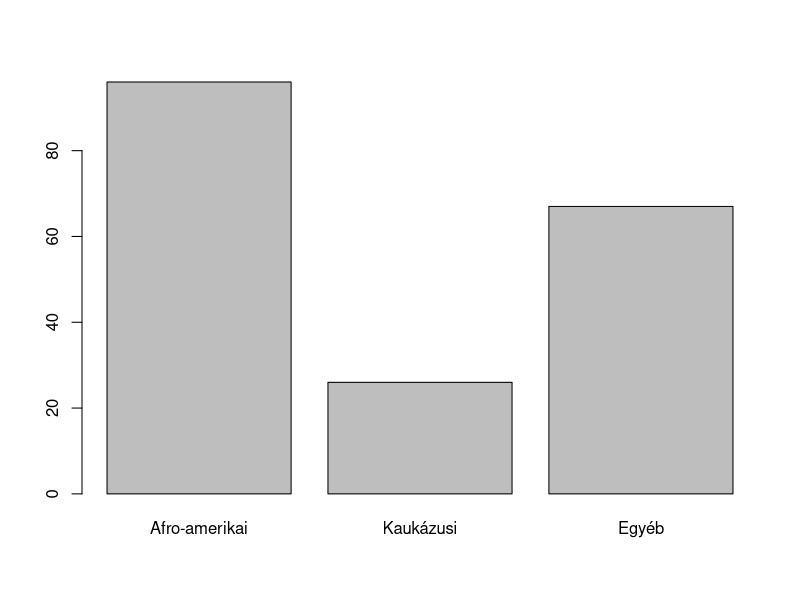
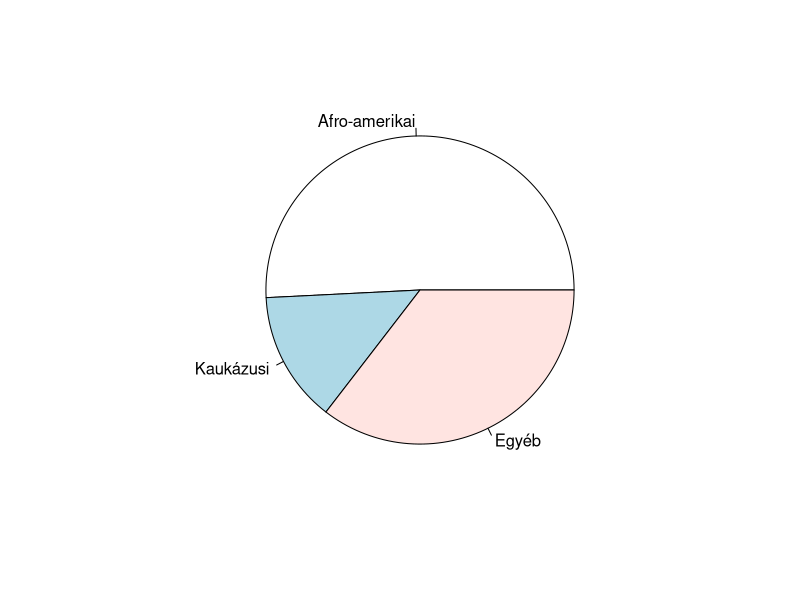
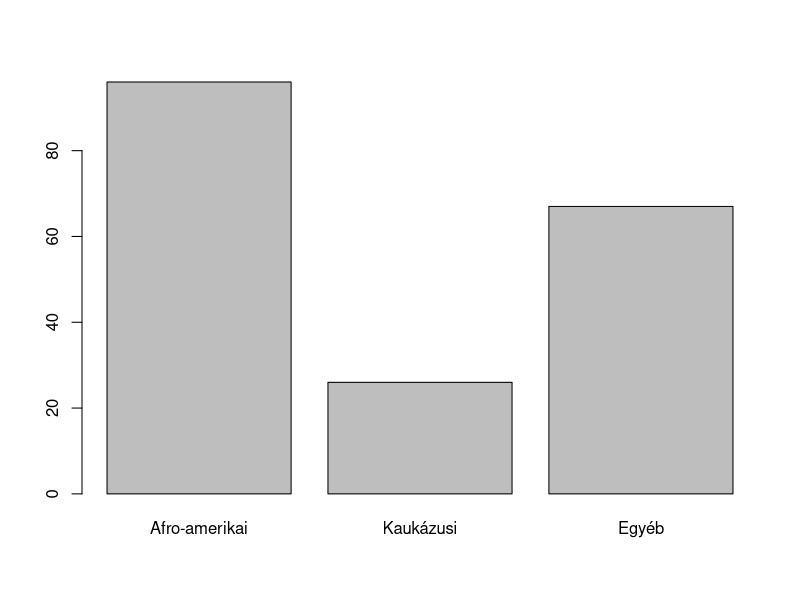
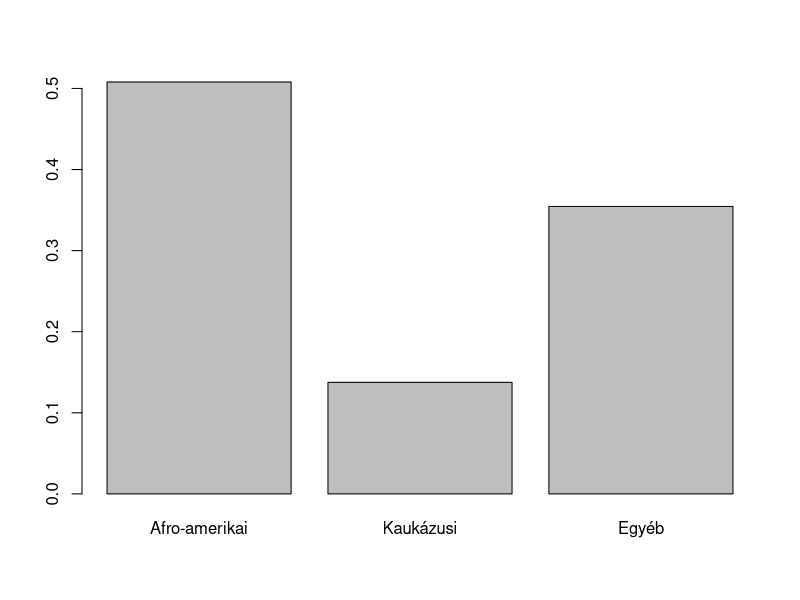
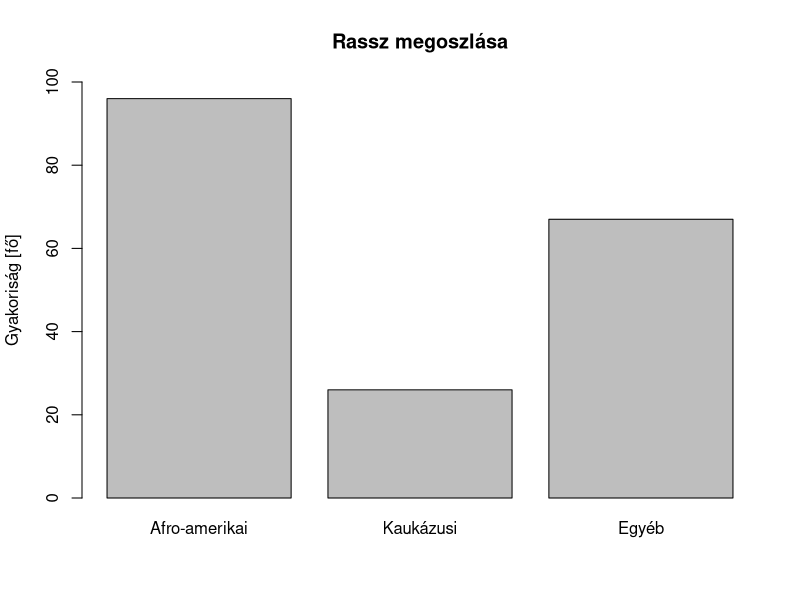
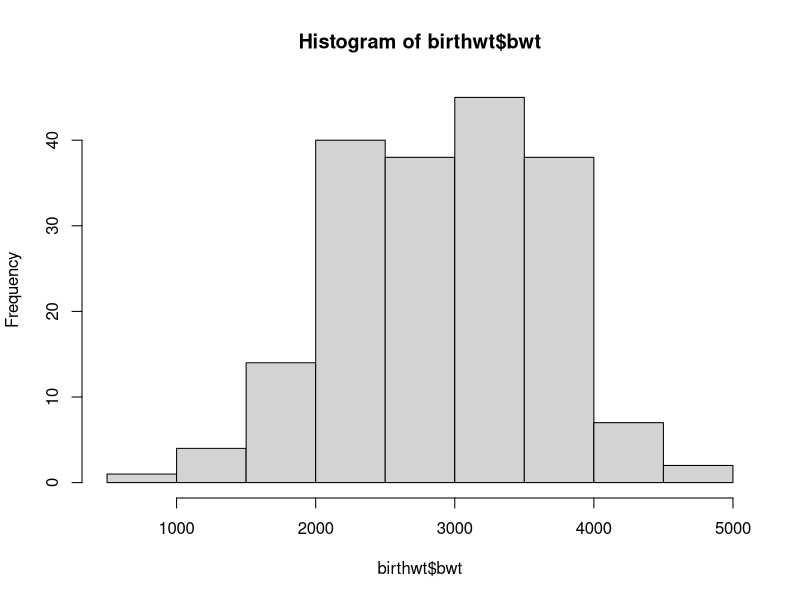
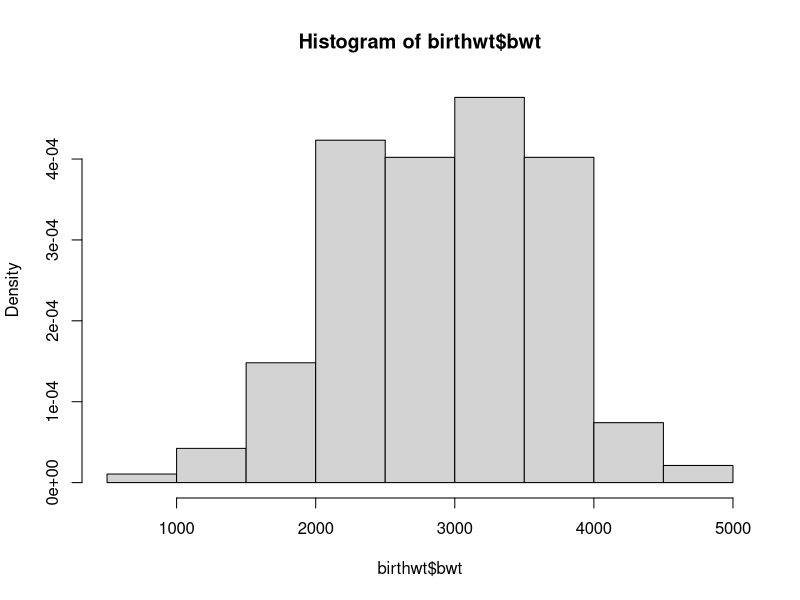
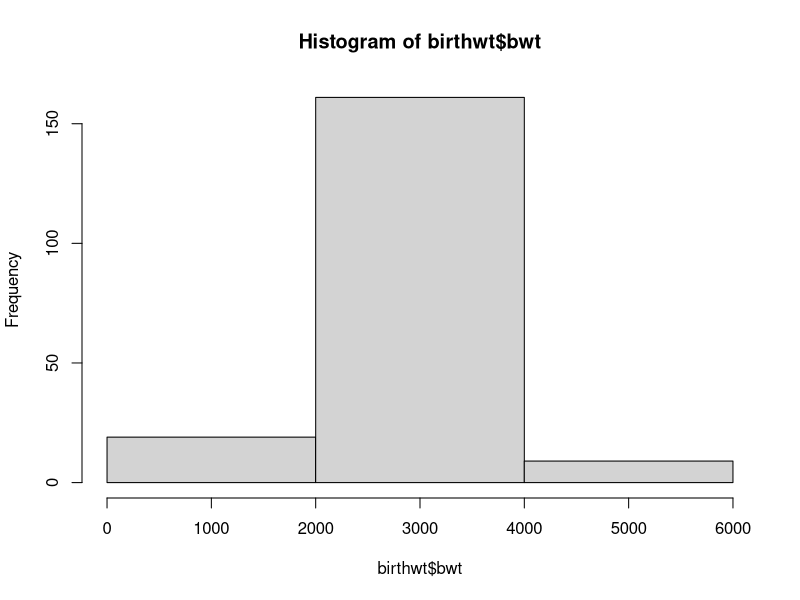

The R script that drew these images, in order:
data(birthwt, package = "MASS")

###

birthwt$race
?MASS::birthwt
birthwt$race <- factor(birthwt$race, levels = 1:3,
                       labels = c("Afro-amerikai", "Kaukázusi", "Egyéb"))
birthwt$race
str(birthwt)

table(birthwt$race)
prop.table(table(birthwt$race))

str(table(birthwt$race))

names(table(birthwt$race))[which.max(table(birthwt$race))]

barplot(table(birthwt$race))
pie(table(birthwt$race))

barplot(table(birthwt$race))
barplot(prop.table(table(birthwt$race)))

barplot(table(birthwt$race), main = "Rassz megoszlása",
        ylab = "Gyakoriság [fő]", ylim = c(0, 100))

###

birthwt$bwt

cut(birthwt$bwt, seq(500, 5000, 500))

table(cut(birthwt$bwt, seq(500, 5000, 500)))

hist(birthwt$bwt)
hist(birthwt$bwt, freq = FALSE)

hist(birthwt$bwt, 3)
hist(birthwt$bwt, 50)

hist(birthwt$bwt, seq(500, 5500, 1000))
hist(birthwt$bwt, c(500, seq(1500, 5500, 500)))

hist(birthwt$bwt, "Sturges")

plot(ecdf(birthwt$bwt))

data(geyser, package = "MASS")
plot(ecdf(geyser$waiting))
hist(geyser$waiting)

plot(seq(-3, 3, 0.1), dnorm(seq(-3, 3, 0.1), 1), type = "l")

plot(1:5000, dnorm(1:5000, birthwt$bwt[1], 100), type = "l")
for(i in 2:nrow(birthwt)) {
  lines(1:5000, dnorm(1:5000, birthwt$bwt[i], 100))
}

x <- 2000

dnorm(c(15, 25), 1, 2)
c(dnorm(15, 1, 2), dnorm(25, 1, 2))
dnorm(15, c(1, 3), 2)
c(dnorm(15, 1, 2), dnorm(15, 3, 2))
sapply(c(1, 3), function(m) dnorm(15, m, 2))

dnorm(x, birthwt$bwt[1], 100)
dnorm(x, birthwt$bwt[1:2], 100)
dnorm(x, birthwt$bwt, 100)
sum(dnorm(x, birthwt$bwt, 100))

sapply(1:5000, function(x) sum(dnorm(x, birthwt$bwt, 100)))

plot(1:5000, sapply(1:5000, function(x) sum(dnorm(x, birthwt$bwt, 200))),
     type = "l")

plot(1:5000, sapply(1:5000, function(x) sum(dnorm(x, birthwt$bwt, 50))),
     type = "l")
plot(1:5000, sapply(1:5000, function(x) sum(dnorm(x, birthwt$bwt, 500))),
     type = "l")

density(birthwt$bwt)

plot(density(birthwt$bwt))

plot(density(birthwt[birthwt$smoke==0,]$bwt), ylim = c(0, 6e-4))
lines(density(birthwt[birthwt$smoke==1,]$bwt), col = "red")


mean(birthwt$bwt)

birthwt2 <- birthwt

birthwt2$bwt[1] <- 100000000
mean(birthwt2$bwt)

mean(birthwt2$bwt, trim = 0.05)

median(birthwt$bwt)
median(birthwt2$bwt)

SimData <- rlnorm(2000)
plot(density(SimData))
plot(density(log(SimData)))

median(SimData)
mean(SimData)

mean(SimData < mean(SimData))
mean(SimData < median(SimData))

exp(mean(log(SimData)))

quantile(birthwt$bwt, 0.23)
quantile(birthwt$bwt, 0.5)
quantile(birthwt$bwt)
quantile(birthwt$bwt, seq(0.1, 0.9, 0.1))

boxplot(birthwt$bwt)

IQR(birthwt$bwt)

boxplot(SimData)
boxplot(geyser$waiting)
